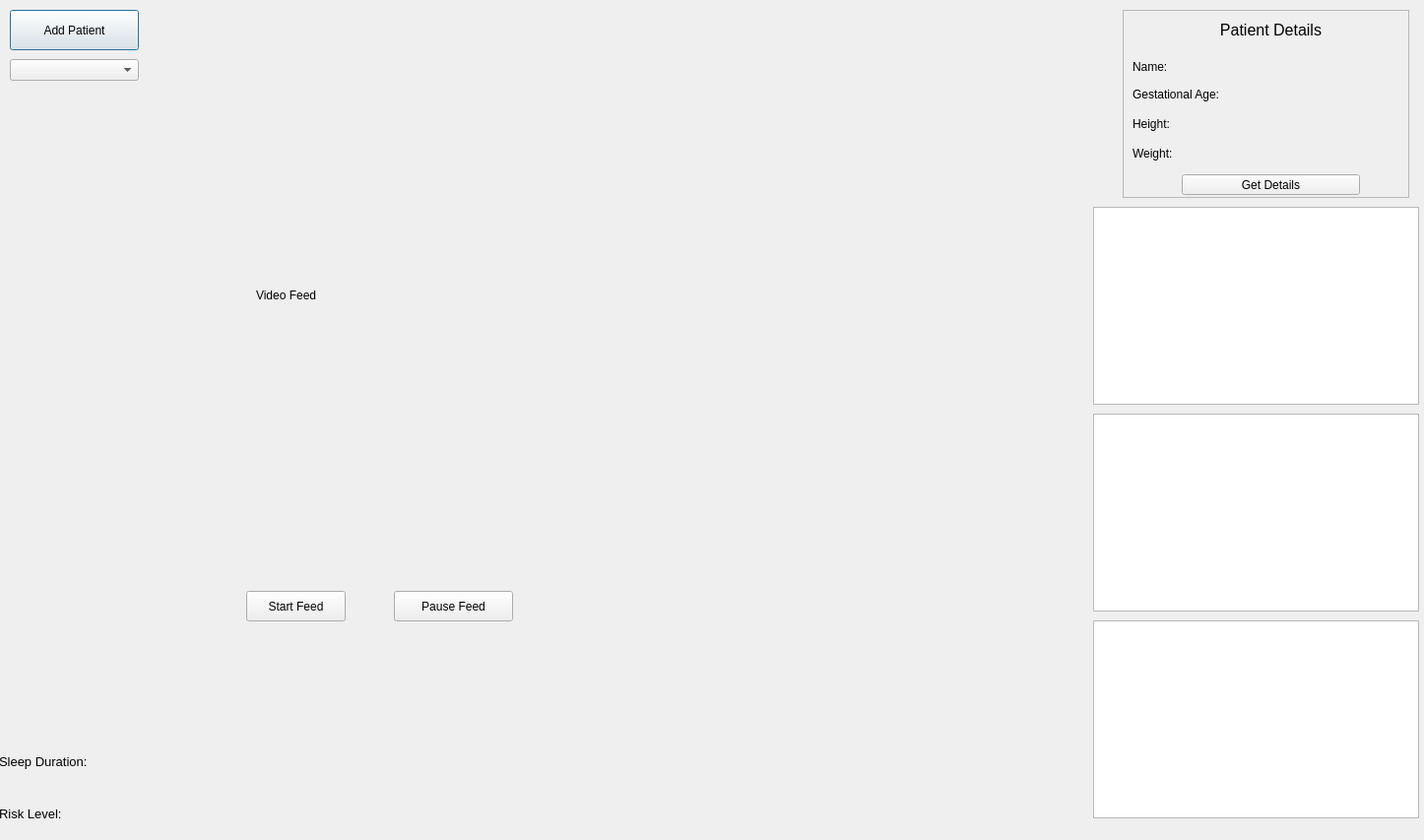
<?xml version="1.0" encoding="UTF-8"?>
<ui version="4.0">
 <class>Dialog</class>
 <widget class="QDialog" name="Dialog">
  <property name="geometry">
   <rect>
    <x>0</x>
    <y>0</y>
    <width>1446</width>
    <height>853</height>
   </rect>
  </property>
  <property name="windowTitle">
   <string>Dialog</string>
  </property>
  <widget class="QPushButton" name="addPatient">
   <property name="geometry">
    <rect>
     <x>10</x>
     <y>10</y>
     <width>131</width>
     <height>41</height>
    </rect>
   </property>
   <property name="text">
    <string>Add Patient</string>
   </property>
  </widget>
  <widget class="QComboBox" name="patients_combo">
   <property name="geometry">
    <rect>
     <x>10</x>
     <y>60</y>
     <width>131</width>
     <height>22</height>
    </rect>
   </property>
  </widget>
  <widget class="QWidget" name="verticalLayoutWidget_2">
   <property name="geometry">
    <rect>
     <x>-1</x>
     <y>749</y>
     <width>1041</width>
     <height>101</height>
    </rect>
   </property>
   <layout class="QVBoxLayout" name="verticalLayout_3">
    <item>
     <widget class="QLabel" name="sleepDuration">
      <property name="font">
       <font>
        <pointsize>10</pointsize>
       </font>
      </property>
      <property name="text">
       <string>Sleep Duration: </string>
      </property>
     </widget>
    </item>
    <item>
     <widget class="QLabel" name="riskLevel">
      <property name="font">
       <font>
        <pointsize>10</pointsize>
       </font>
      </property>
      <property name="text">
       <string>Risk Level: </string>
      </property>
     </widget>
    </item>
   </layout>
  </widget>
  <widget class="QLabel" name="videoFeed">
   <property name="geometry">
    <rect>
     <x>260</x>
     <y>50</y>
     <width>700</width>
     <height>500</height>
    </rect>
   </property>
   <property name="text">
    <string>Video Feed</string>
   </property>
  </widget>
  <widget class="QPushButton" name="CancelBTN">
   <property name="geometry">
    <rect>
     <x>400</x>
     <y>600</y>
     <width>121</width>
     <height>31</height>
    </rect>
   </property>
   <property name="text">
    <string>Pause Feed</string>
   </property>
  </widget>
  <widget class="QPushButton" name="feedStart">
   <property name="geometry">
    <rect>
     <x>250</x>
     <y>600</y>
     <width>101</width>
     <height>31</height>
    </rect>
   </property>
   <property name="text">
    <string>Start Feed</string>
   </property>
  </widget>
  <widget class="QFrame" name="frame">
   <property name="geometry">
    <rect>
     <x>1140</x>
     <y>10</y>
     <width>291</width>
     <height>191</height>
    </rect>
   </property>
   <property name="frameShape">
    <enum>QFrame::StyledPanel</enum>
   </property>
   <property name="frameShadow">
    <enum>QFrame::Raised</enum>
   </property>
   <widget class="QLabel" name="label">
    <property name="geometry">
     <rect>
      <x>30</x>
      <y>10</y>
      <width>241</width>
      <height>21</height>
     </rect>
    </property>
    <property name="font">
     <font>
      <pointsize>12</pointsize>
     </font>
    </property>
    <property name="text">
     <string>Patient Details</string>
    </property>
    <property name="alignment">
     <set>Qt::AlignCenter</set>
    </property>
   </widget>
   <widget class="QLabel" name="p_name">
    <property name="geometry">
     <rect>
      <x>10</x>
      <y>50</y>
      <width>241</width>
      <height>16</height>
     </rect>
    </property>
    <property name="font">
     <font>
      <pointsize>9</pointsize>
     </font>
    </property>
    <property name="text">
     <string>Name: </string>
    </property>
   </widget>
   <widget class="QLabel" name="p_age">
    <property name="geometry">
     <rect>
      <x>10</x>
      <y>75</y>
      <width>251</width>
      <height>21</height>
     </rect>
    </property>
    <property name="font">
     <font>
      <pointsize>9</pointsize>
     </font>
    </property>
    <property name="text">
     <string>Gestational Age: </string>
    </property>
   </widget>
   <widget class="QLabel" name="p_height">
    <property name="geometry">
     <rect>
      <x>10</x>
      <y>100</y>
      <width>251</width>
      <height>31</height>
     </rect>
    </property>
    <property name="font">
     <font>
      <pointsize>9</pointsize>
     </font>
    </property>
    <property name="text">
     <string>Height: </string>
    </property>
   </widget>
   <widget class="QLabel" name="p_weight">
    <property name="geometry">
     <rect>
      <x>10</x>
      <y>130</y>
      <width>251</width>
      <height>31</height>
     </rect>
    </property>
    <property name="font">
     <font>
      <pointsize>9</pointsize>
     </font>
    </property>
    <property name="text">
     <string>Weight: </string>
    </property>
   </widget>
   <widget class="QPushButton" name="getDetails">
    <property name="geometry">
     <rect>
      <x>60</x>
      <y>167</y>
      <width>181</width>
      <height>21</height>
     </rect>
    </property>
    <property name="font">
     <font>
      <pointsize>9</pointsize>
     </font>
    </property>
    <property name="text">
     <string>Get Details</string>
    </property>
   </widget>
  </widget>
  <widget class="PlotWidget" name="spo2_graphWidget">
   <property name="geometry">
    <rect>
     <x>1110</x>
     <y>210</y>
     <width>331</width>
     <height>201</height>
    </rect>
   </property>
  </widget>
  <widget class="PlotWidget" name="hr_graphWidget">
   <property name="geometry">
    <rect>
     <x>1110</x>
     <y>420</y>
     <width>331</width>
     <height>201</height>
    </rect>
   </property>
  </widget>
  <widget class="PlotWidget" name="temp_graphWidget">
   <property name="geometry">
    <rect>
     <x>1110</x>
     <y>630</y>
     <width>331</width>
     <height>201</height>
    </rect>
   </property>
  </widget>
 </widget>
 <customwidgets>
  <customwidget>
   <class>PlotWidget</class>
   <extends>QGraphicsView</extends>
   <header>pyqtgraph</header>
  </customwidget>
 </customwidgets>
 <resources/>
 <connections/>
</ui>
